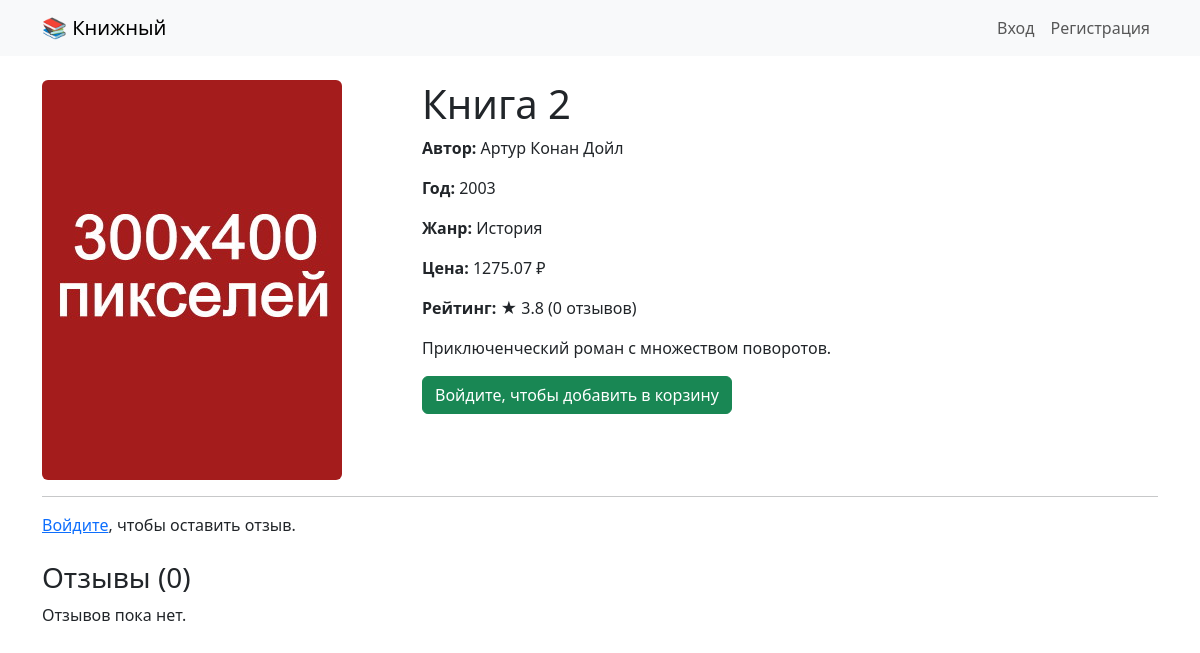
The page /book/2 on the database its author committed.
### bookstore/app/models.py (models this page shows)
class Book(db.Model):
    id = db.Column(db.Integer, primary_key=True)
    title = db.Column(db.String(200), nullable=False)
    author = db.Column(db.String(100), nullable=False)
    year = db.Column(db.Integer)
    price = db.Column(db.Float, nullable=False)
    cover = db.Column(db.String(200), default='placeholder.jpg')
    description = db.Column(db.Text)
    rating = db.Column(db.Float, default=0.0)
    review_count = db.Column(db.Integer, default=0)
    genres = db.relationship('Genre', secondary=book_genre, backref='books')
    cart_items = db.relationship('CartItem', backref='book', lazy=True)
    order_items = db.relationship('OrderItem', backref='book', lazy=True)
    reviews = db.relationship('Review', backref='book', lazy=True, cascade="all, delete-orphan")

class Genre(db.Model):
    id = db.Column(db.Integer, primary_key=True)
    name = db.Column(db.String(50), unique=True, nullable=False)

### bookstore/app/routes.py (the view, shortened to what this page needs)
@main.route('/book/<int:book_id>', methods=['GET', 'POST'])
def book_detail(book_id):
    book = Book.query.get_or_404(book_id)
    review_form = ReviewForm()
    return render_template('book_detail.html', book=book, form=review_form)

### bookstore/app/templates/book_detail.html
{% extends "base.html" %}
{% block content %}
<div class="row">
  <div class="col-md-4">
    <img src="{{ url_for('static', filename=book.cover) }}" class="img-fluid rounded" alt="{{ book.title }}">
  </div>
  <div class="col-md-8">
    <h1>{{ book.title }}</h1>
    <p><strong>Автор:</strong> {{ book.author }}</p>
    <p><strong>Год:</strong> {{ book.year or '—' }}</p>
    <p><strong>Жанр:</strong>
      {% for g in book.genres %}
        {{ g.name }}{% if not loop.last %}, {% endif %}
      {% endfor %}
    </p>
    <p><strong>Цена:</strong> {{ "%.2f"|format(book.price) }} ₽</p>
    <p><strong>Рейтинг:</strong> ★ {{ "%.1f"|format(book.rating) }} ({{ book.review_count }} отзывов)</p>
    <p>{{ book.description or 'Описание отсутствует.' }}</p>
    {% if current_user.is_authenticated %}
      <a href="{{ url_for('main.add_to_cart', book_id=book.id) }}" class="btn btn-success">Добавить в корзину</a>
    {% else %}
      <a href="{{ url_for('auth.login') }}" class="btn btn-success">Войдите, чтобы добавить в корзину</a>
    {% endif %}
  </div>
</div>
<hr>
{% if current_user.is_authenticated %}
<h3>Оставить отзыв</h3>
<form method="POST">
  {{ form.hidden_tag() }}
  <div class="mb-3">
    {{ form.rating.label(class="form-label") }}
    {{ form.rating(class="form-select") }}
  </div>
  <div class="mb-3">
    {{ form.comment.label(class="form-label") }}
    {{ form.comment(class="form-control", rows=3) }}
  </div>
  {{ form.submit(class="btn btn-primary") }}
</form>
{% else %}
<p><a href="{{ url_for('auth.login') }}">Войдите</a>, чтобы оставить отзыв.</p>
{% endif %}
<h3 class="mt-4">Отзывы ({{ book.reviews|length }})</h3>
{% for review in book.reviews %}
  <div class="card mb-2">
    <div class="card-body">
      <p class="mb-1"><strong>{{ review.user.name }}</strong> — ★ {{ review.rating }}</p>
      <small class="text-muted">{{ review.created_at.strftime('%d.%m.%Y') }}</small>
      <p class="mt-2">{{ review.comment or 'Без комментария' }}</p>
    </div>
  </div>
{% else %}
  <p>Отзывов пока нет.</p>
{% endfor %}
{% endblock %}

### rows shown on the page
Book: cover (placeholder picture), title "Книга 2", author "Артур Конан Дойл", year "2003", price "1275.07", rating "3.8", review_count "0", description "Приключенческий роман с множеством поворотов."
Genre: name "История"

### other values the page prints
{{ book.reviews|length }} "0"
